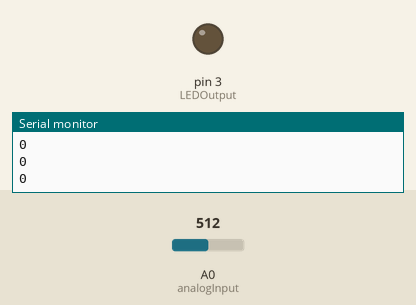
This sketch was run on a simulated Arduino Uno, built with avr-gcc and run on an emulated ATmega328P. On the bench: output pins drawn as LEDs (lit = HIGH), the last lines printed to the serial monitor. The inputs (shaded band) are chosen by the test bench; at power-on: A0 (analogInput) = 512.

Above: at 1.2 s.
1.3 s: A0 (analogInput) set to 716
At 1.7 s:
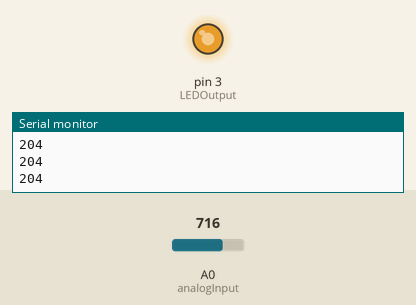
2.8 s: A0 (analogInput) set to 751
At 4.0 s:
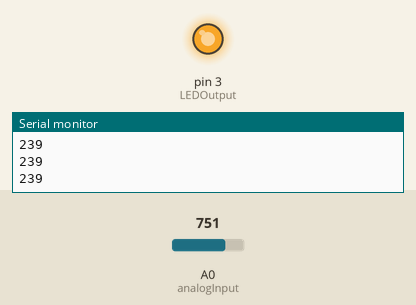
4.3 s: A0 (analogInput) set to 768
At 5.0 s:
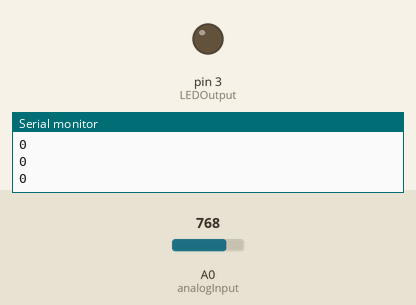
5.8 s: A0 (analogInput) set to 900
At 6.1 s:
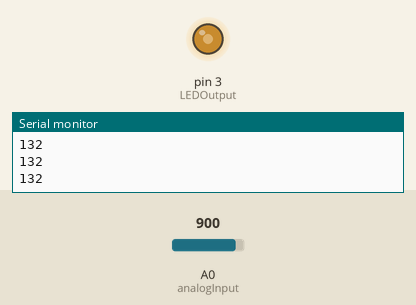
7.3 s: A0 (analogInput) set to 306
At 8.5 s:
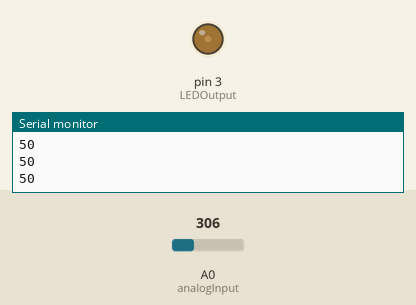
8.8 s: A0 (analogInput) set to 0
At 9.9 s:
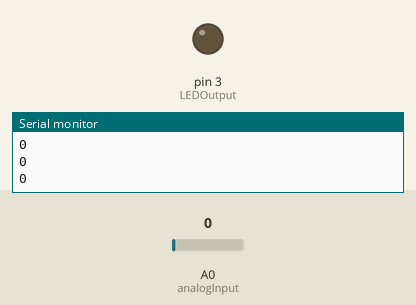
Timing chart, 0 to 11.3 s (numbered marks = the images above; inputs shaded):
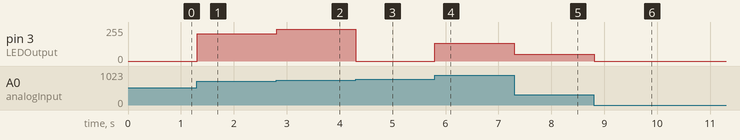

The sketch:

PWMtoLED.ino
```cpp
byte analogInput=0;
byte LEDOutput=3;
byte val=0;
void setup() {
  // put your setup code here, to run once:
  Serial.begin(9600);
  pinMode(LEDOutput,OUTPUT);
}

void loop() {
  // put your main code here, to run repeatedly:
  val=analogRead(analogInput);
  Serial.println(val);
  analogWrite(LEDOutput,val);
  delay(10);
}
```

Measured:
- the behaviour switches between 767 and 768 on A0 (analogInput) (found by bisection; images 2 and 3)
- after the input at 1.3 s, pin 3 (LEDOutput): 0/255 → 204/255 at once
- after the input at 2.8 s, pin 3 (LEDOutput): 204/255 → 239/255 at once
- after the input at 4.3 s, pin 3 (LEDOutput): 239/255 → 0/255 at once
- after the input at 5.8 s, pin 3 (LEDOutput): 0/255 → 132/255 at once
- after the input at 7.3 s, pin 3 (LEDOutput): 132/255 → 50/255 at once
- after the input at 8.8 s, pin 3 (LEDOutput): 50/255 → 0/255 at once
